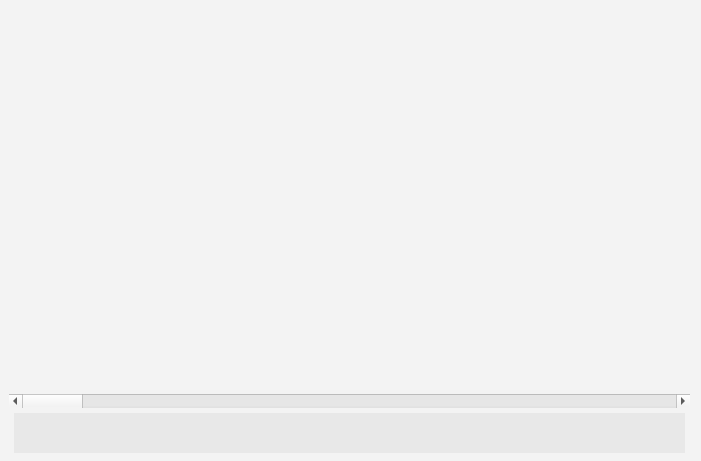
<?xml version="1.0" encoding="UTF-8"?>
<ui version="4.0">
 <class>TextRoomMain</class>
 <widget class="QWidget" name="TextRoomMain">
  <property name="geometry">
   <rect>
    <x>0</x>
    <y>0</y>
    <width>701</width>
    <height>461</height>
   </rect>
  </property>
  <property name="palette">
   <palette>
    <active>
     <colorrole role="Base">
      <brush brushstyle="SolidPattern">
       <color alpha="255">
        <red>255</red>
        <green>255</green>
        <blue>255</blue>
       </color>
      </brush>
     </colorrole>
     <colorrole role="Window">
      <brush brushstyle="SolidPattern">
       <color alpha="255">
        <red>243</red>
        <green>243</green>
        <blue>243</blue>
       </color>
      </brush>
     </colorrole>
    </active>
    <inactive>
     <colorrole role="Base">
      <brush brushstyle="SolidPattern">
       <color alpha="255">
        <red>255</red>
        <green>255</green>
        <blue>255</blue>
       </color>
      </brush>
     </colorrole>
     <colorrole role="Window">
      <brush brushstyle="SolidPattern">
       <color alpha="255">
        <red>243</red>
        <green>243</green>
        <blue>243</blue>
       </color>
      </brush>
     </colorrole>
    </inactive>
    <disabled>
     <colorrole role="Base">
      <brush brushstyle="SolidPattern">
       <color alpha="255">
        <red>243</red>
        <green>243</green>
        <blue>243</blue>
       </color>
      </brush>
     </colorrole>
     <colorrole role="Window">
      <brush brushstyle="SolidPattern">
       <color alpha="255">
        <red>243</red>
        <green>243</green>
        <blue>243</blue>
       </color>
      </brush>
     </colorrole>
    </disabled>
   </palette>
  </property>
  <property name="font">
   <font>
    <pointsize>10</pointsize>
   </font>
  </property>
  <property name="windowTitle">
   <string>TextRoom</string>
  </property>
  <property name="autoFillBackground">
   <bool>true</bool>
  </property>
  <property name="styleSheet">
   <string/>
  </property>
  <layout class="QVBoxLayout">
   <property name="spacing">
    <number>0</number>
   </property>
   <property name="leftMargin">
    <number>9</number>
   </property>
   <property name="topMargin">
    <number>9</number>
   </property>
   <property name="bottomMargin">
    <number>3</number>
   </property>
   <item>
    <spacer name="topSpacer">
     <property name="orientation">
      <enum>Qt::Vertical</enum>
     </property>
     <property name="sizeHint" stdset="0">
      <size>
       <width>20</width>
       <height>0</height>
      </size>
     </property>
    </spacer>
   </item>
   <item>
    <layout class="QHBoxLayout" name="_2">
     <property name="spacing">
      <number>0</number>
     </property>
     <item>
      <widget class="QTextEdit" name="textEdit">
       <property name="sizePolicy">
        <sizepolicy hsizetype="Expanding" vsizetype="Expanding">
         <horstretch>0</horstretch>
         <verstretch>0</verstretch>
        </sizepolicy>
       </property>
       <property name="minimumSize">
        <size>
         <width>320</width>
         <height>360</height>
        </size>
       </property>
       <property name="maximumSize">
        <size>
         <width>3000</width>
         <height>3000</height>
        </size>
       </property>
       <property name="sizeIncrement">
        <size>
         <width>1</width>
         <height>1</height>
        </size>
       </property>
       <property name="baseSize">
        <size>
         <width>0</width>
         <height>0</height>
        </size>
       </property>
       <property name="palette">
        <palette>
         <active>
          <colorrole role="Text">
           <brush brushstyle="SolidPattern">
            <color alpha="255">
             <red>129</red>
             <green>129</green>
             <blue>129</blue>
            </color>
           </brush>
          </colorrole>
          <colorrole role="Base">
           <brush brushstyle="SolidPattern">
            <color alpha="0">
             <red>0</red>
             <green>0</green>
             <blue>0</blue>
            </color>
           </brush>
          </colorrole>
          <colorrole role="Window">
           <brush brushstyle="SolidPattern">
            <color alpha="0">
             <red>187</red>
             <green>189</green>
             <blue>198</blue>
            </color>
           </brush>
          </colorrole>
         </active>
         <inactive>
          <colorrole role="Text">
           <brush brushstyle="SolidPattern">
            <color alpha="255">
             <red>129</red>
             <green>129</green>
             <blue>129</blue>
            </color>
           </brush>
          </colorrole>
          <colorrole role="Base">
           <brush brushstyle="SolidPattern">
            <color alpha="0">
             <red>0</red>
             <green>0</green>
             <blue>0</blue>
            </color>
           </brush>
          </colorrole>
          <colorrole role="Window">
           <brush brushstyle="SolidPattern">
            <color alpha="0">
             <red>187</red>
             <green>189</green>
             <blue>198</blue>
            </color>
           </brush>
          </colorrole>
         </inactive>
         <disabled>
          <colorrole role="Text">
           <brush brushstyle="SolidPattern">
            <color alpha="255">
             <red>128</red>
             <green>128</green>
             <blue>128</blue>
            </color>
           </brush>
          </colorrole>
          <colorrole role="Base">
           <brush brushstyle="SolidPattern">
            <color alpha="0">
             <red>187</red>
             <green>189</green>
             <blue>198</blue>
            </color>
           </brush>
          </colorrole>
          <colorrole role="Window">
           <brush brushstyle="SolidPattern">
            <color alpha="0">
             <red>187</red>
             <green>189</green>
             <blue>198</blue>
            </color>
           </brush>
          </colorrole>
         </disabled>
        </palette>
       </property>
       <property name="font">
        <font>
         <family>Monospace</family>
         <pointsize>11</pointsize>
        </font>
       </property>
       <property name="focusPolicy">
        <enum>Qt::WheelFocus</enum>
       </property>
       <property name="contextMenuPolicy">
        <enum>Qt::DefaultContextMenu</enum>
       </property>
       <property name="autoFillBackground">
        <bool>false</bool>
       </property>
       <property name="styleSheet">
        <string notr="true"/>
       </property>
       <property name="frameShape">
        <enum>QFrame::NoFrame</enum>
       </property>
       <property name="frameShadow">
        <enum>QFrame::Plain</enum>
       </property>
       <property name="lineWidth">
        <number>0</number>
       </property>
       <property name="midLineWidth">
        <number>0</number>
       </property>
       <property name="verticalScrollBarPolicy">
        <enum>Qt::ScrollBarAlwaysOff</enum>
       </property>
       <property name="horizontalScrollBarPolicy">
        <enum>Qt::ScrollBarAlwaysOff</enum>
       </property>
       <property name="autoFormatting">
        <set>QTextEdit::AutoNone</set>
       </property>
       <property name="lineWrapMode">
        <enum>QTextEdit::WidgetWidth</enum>
       </property>
       <property name="html">
        <string notr="true">&lt;!DOCTYPE HTML PUBLIC &quot;-//W3C//DTD HTML 4.0//EN&quot; &quot;http://www.w3.org/TR/REC-html40/strict.dtd&quot;&gt;
&lt;html&gt;&lt;head&gt;&lt;meta name=&quot;qrichtext&quot; content=&quot;1&quot; /&gt;&lt;style type=&quot;text/css&quot;&gt;
p, li { white-space: pre-wrap; }
&lt;/style&gt;&lt;/head&gt;&lt;body style=&quot; font-family:'Monospace'; font-size:11pt; font-weight:400; font-style:normal;&quot;&gt;
&lt;p style=&quot;-qt-paragraph-type:empty; margin-top:0px; margin-bottom:0px; margin-left:0px; margin-right:0px; -qt-block-indent:0; text-indent:0px;&quot;&gt;&lt;/p&gt;&lt;/body&gt;&lt;/html&gt;</string>
       </property>
       <property name="tabStopWidth">
        <number>50</number>
       </property>
       <property name="acceptRichText">
        <bool>true</bool>
       </property>
       <property name="cursorWidth">
        <number>3</number>
       </property>
       <property name="textInteractionFlags">
        <set>Qt::LinksAccessibleByMouse|Qt::TextEditable|Qt::TextEditorInteraction|Qt::TextSelectableByKeyboard|Qt::TextSelectableByMouse</set>
       </property>
      </widget>
     </item>
    </layout>
   </item>
   <item>
    <spacer name="bottomSpacer">
     <property name="orientation">
      <enum>Qt::Vertical</enum>
     </property>
     <property name="sizeHint" stdset="0">
      <size>
       <width>20</width>
       <height>0</height>
      </size>
     </property>
    </spacer>
   </item>
   <item>
    <widget class="QScrollBar" name="horizontalSlider">
     <property name="orientation">
      <enum>Qt::Horizontal</enum>
     </property>
    </widget>
   </item>
   <item>
    <layout class="QHBoxLayout">
     <property name="spacing">
      <number>0</number>
     </property>
     <property name="sizeConstraint">
      <enum>QLayout::SetDefaultConstraint</enum>
     </property>
     <property name="margin">
      <number>5</number>
     </property>
     <item>
      <widget class="QLabel" name="statsLabel">
       <property name="sizePolicy">
        <sizepolicy hsizetype="Preferred" vsizetype="Fixed">
         <horstretch>0</horstretch>
         <verstretch>0</verstretch>
        </sizepolicy>
       </property>
       <property name="minimumSize">
        <size>
         <width>0</width>
         <height>40</height>
        </size>
       </property>
       <property name="maximumSize">
        <size>
         <width>16777215</width>
         <height>100</height>
        </size>
       </property>
       <property name="palette">
        <palette>
         <active>
          <colorrole role="Base">
           <brush brushstyle="SolidPattern">
            <color alpha="255">
             <red>255</red>
             <green>255</green>
             <blue>255</blue>
            </color>
           </brush>
          </colorrole>
          <colorrole role="Window">
           <brush brushstyle="SolidPattern">
            <color alpha="255">
             <red>232</red>
             <green>232</green>
             <blue>232</blue>
            </color>
           </brush>
          </colorrole>
         </active>
         <inactive>
          <colorrole role="Base">
           <brush brushstyle="SolidPattern">
            <color alpha="255">
             <red>255</red>
             <green>255</green>
             <blue>255</blue>
            </color>
           </brush>
          </colorrole>
          <colorrole role="Window">
           <brush brushstyle="SolidPattern">
            <color alpha="255">
             <red>232</red>
             <green>232</green>
             <blue>232</blue>
            </color>
           </brush>
          </colorrole>
         </inactive>
         <disabled>
          <colorrole role="Base">
           <brush brushstyle="SolidPattern">
            <color alpha="255">
             <red>232</red>
             <green>232</green>
             <blue>232</blue>
            </color>
           </brush>
          </colorrole>
          <colorrole role="Window">
           <brush brushstyle="SolidPattern">
            <color alpha="255">
             <red>232</red>
             <green>232</green>
             <blue>232</blue>
            </color>
           </brush>
          </colorrole>
         </disabled>
        </palette>
       </property>
       <property name="font">
        <font>
         <pointsize>8</pointsize>
        </font>
       </property>
       <property name="autoFillBackground">
        <bool>true</bool>
       </property>
       <property name="styleSheet">
        <string notr="true"/>
       </property>
       <property name="frameShape">
        <enum>QFrame::Panel</enum>
       </property>
       <property name="frameShadow">
        <enum>QFrame::Plain</enum>
       </property>
       <property name="lineWidth">
        <number>0</number>
       </property>
       <property name="text">
        <string/>
       </property>
       <property name="scaledContents">
        <bool>true</bool>
       </property>
       <property name="alignment">
        <set>Qt::AlignLeading|Qt::AlignLeft|Qt::AlignVCenter</set>
       </property>
       <property name="wordWrap">
        <bool>false</bool>
       </property>
       <property name="margin">
        <number>10</number>
       </property>
      </widget>
     </item>
     <item>
      <widget class="QLabel" name="deadlineLabel">
       <property name="sizePolicy">
        <sizepolicy hsizetype="Preferred" vsizetype="Fixed">
         <horstretch>0</horstretch>
         <verstretch>0</verstretch>
        </sizepolicy>
       </property>
       <property name="minimumSize">
        <size>
         <width>0</width>
         <height>40</height>
        </size>
       </property>
       <property name="maximumSize">
        <size>
         <width>16777215</width>
         <height>100</height>
        </size>
       </property>
       <property name="palette">
        <palette>
         <active>
          <colorrole role="WindowText">
           <brush brushstyle="SolidPattern">
            <color alpha="255">
             <red>64</red>
             <green>64</green>
             <blue>64</blue>
            </color>
           </brush>
          </colorrole>
          <colorrole role="Base">
           <brush brushstyle="SolidPattern">
            <color alpha="255">
             <red>0</red>
             <green>0</green>
             <blue>0</blue>
            </color>
           </brush>
          </colorrole>
          <colorrole role="Window">
           <brush brushstyle="SolidPattern">
            <color alpha="255">
             <red>232</red>
             <green>232</green>
             <blue>232</blue>
            </color>
           </brush>
          </colorrole>
         </active>
         <inactive>
          <colorrole role="WindowText">
           <brush brushstyle="SolidPattern">
            <color alpha="255">
             <red>64</red>
             <green>64</green>
             <blue>64</blue>
            </color>
           </brush>
          </colorrole>
          <colorrole role="Base">
           <brush brushstyle="SolidPattern">
            <color alpha="255">
             <red>0</red>
             <green>0</green>
             <blue>0</blue>
            </color>
           </brush>
          </colorrole>
          <colorrole role="Window">
           <brush brushstyle="SolidPattern">
            <color alpha="255">
             <red>232</red>
             <green>232</green>
             <blue>232</blue>
            </color>
           </brush>
          </colorrole>
         </inactive>
         <disabled>
          <colorrole role="WindowText">
           <brush brushstyle="SolidPattern">
            <color alpha="255">
             <red>128</red>
             <green>128</green>
             <blue>128</blue>
            </color>
           </brush>
          </colorrole>
          <colorrole role="Base">
           <brush brushstyle="SolidPattern">
            <color alpha="255">
             <red>0</red>
             <green>0</green>
             <blue>0</blue>
            </color>
           </brush>
          </colorrole>
          <colorrole role="Window">
           <brush brushstyle="SolidPattern">
            <color alpha="255">
             <red>232</red>
             <green>232</green>
             <blue>232</blue>
            </color>
           </brush>
          </colorrole>
         </disabled>
        </palette>
       </property>
       <property name="font">
        <font>
         <family>Sans Serif</family>
         <pointsize>8</pointsize>
        </font>
       </property>
       <property name="layoutDirection">
        <enum>Qt::LeftToRight</enum>
       </property>
       <property name="autoFillBackground">
        <bool>true</bool>
       </property>
       <property name="styleSheet">
        <string notr="true"/>
       </property>
       <property name="frameShape">
        <enum>QFrame::Panel</enum>
       </property>
       <property name="lineWidth">
        <number>0</number>
       </property>
       <property name="text">
        <string/>
       </property>
       <property name="scaledContents">
        <bool>true</bool>
       </property>
       <property name="alignment">
        <set>Qt::AlignRight|Qt::AlignTrailing|Qt::AlignVCenter</set>
       </property>
       <property name="wordWrap">
        <bool>false</bool>
       </property>
       <property name="margin">
        <number>10</number>
       </property>
      </widget>
     </item>
    </layout>
   </item>
  </layout>
 </widget>
 <resources/>
 <connections/>
</ui>
